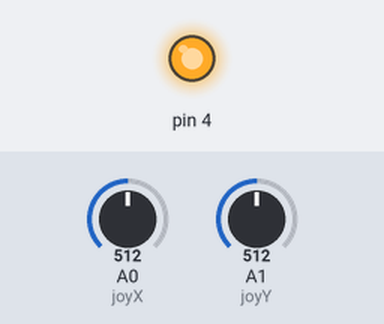
Recording of a sketch running on a simulated Arduino Uno, built with avr-gcc and run on an emulated ATmega328P. On the bench: output pins drawn as LEDs (lit = HIGH). The inputs (shaded band) are chosen by the test bench; at power-on: A0 (joyX) = 512, A1 (joyY) = 512. What the sketch prints to the serial monitor is not drawn.

Above: at 0.1 s.
Timing chart, 0 to 1.6 s (numbered marks = the images above):
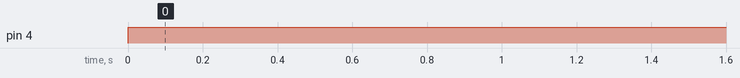

Measured:
- by itself, pin 4: LOW → HIGH at 0.00 s

The sketch:

MASTER__BLUETOOTH.ino
```cpp
#include <SoftwareSerial.h>
#define tx 3
#define rx 2
SoftwareSerial bt(rx,tx); //RX, TX
#define joyX A0
#define joyY A1

int xValue, yValue;

void setup()
{
  Serial.begin(9600);
  bt.begin(9600);
  pinMode(tx, OUTPUT);
  pinMode(rx, INPUT);
  pinMode(4, OUTPUT);
}
void loop()
{
  digitalWrite(4,HIGH);
  xValue = analogRead(joyX);
  yValue = analogRead(joyY);

  Serial.print(xValue);
  Serial.print("\t");
  Serial.println(yValue);

  if(xValue >= 700){bt.write(1);}
  if(xValue <= 300){bt.write(2);}
  if(yValue <= 300){bt.write(3);}
  if(yValue >= 700){bt.write(4);}
  //bt.write(123);
}
```
